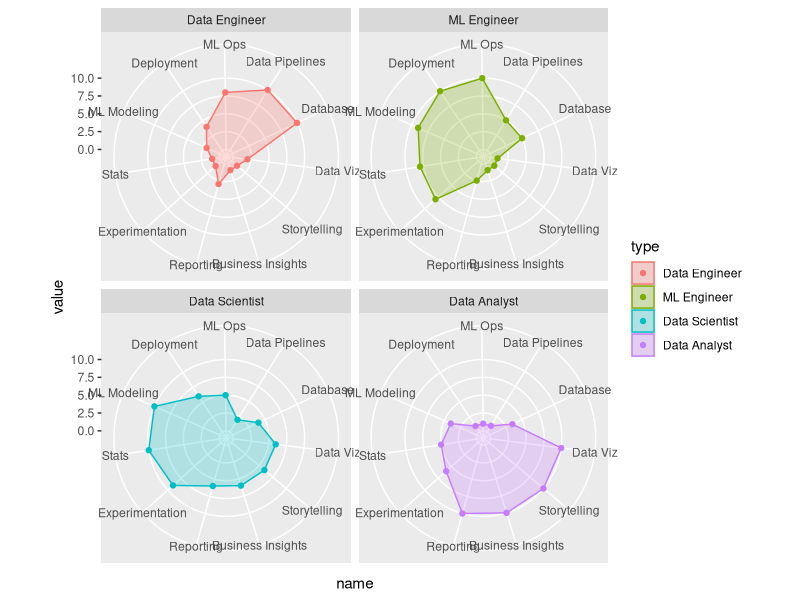
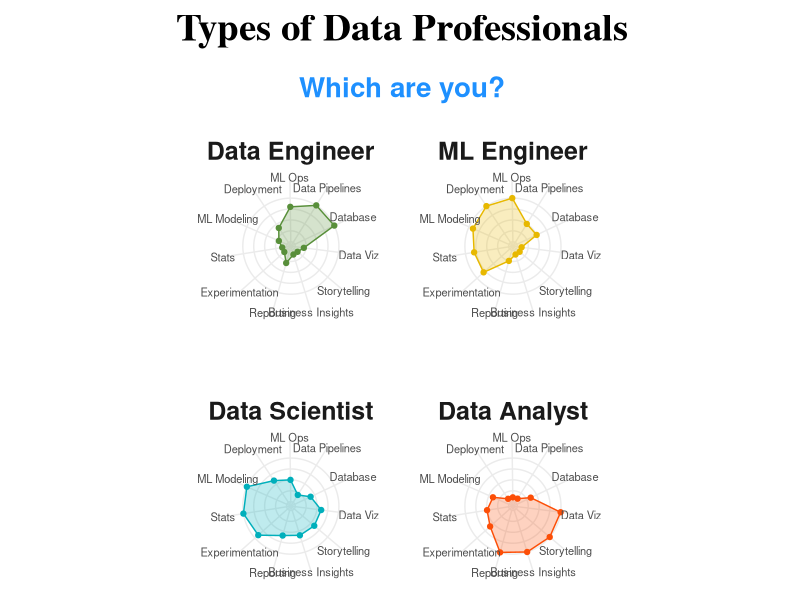
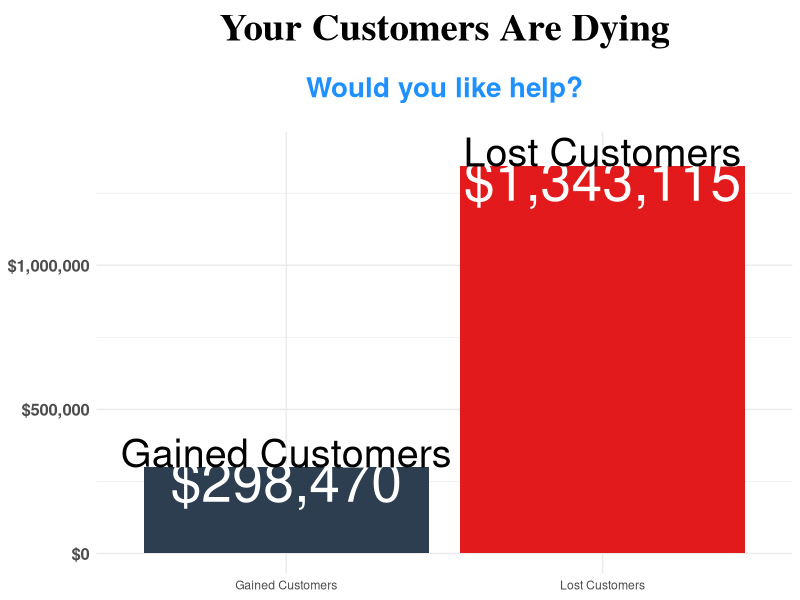

The R script that drew these images, in order:
# BUSINESS SCIENCE R TIPS ----
# R-TIP 067 | Types of data professionals visualization (radar plot) ----
#
# 👉 For Weekly R-Tips, Sign Up Here:
#    https://learn.business-science.io/r-tips-newsletter

# LIBRARIES & DATA----

library(tidyverse)
library(readxl)

types_of_data_professionals_tbl <- read_excel("067_types_of_data_professionals/data/types_of_data_professionals.xlsx")
types_of_data_professionals_tbl

# 1.0 DATA PREPARATION ----
data_prep_tbl <- types_of_data_professionals_tbl %>%
    rename(type = 1) %>%
    pivot_longer(
        cols = -type
    ) %>%
    mutate(
        type = as_factor(type),
        name = as_factor(name)
    )

data_prep_tbl

# 2.0 BASIC RADAR PLOT ----

# The trick
coord_radar <- function (theta = "x", start = 0, direction = 1, clip = "on") {
    theta <- match.arg(theta, c("x", "y"))
    r <- if (theta == "x") "y" else "x"
    ggproto("CordRadar", CoordPolar, theta = theta, r = r, start = start,
            direction = sign(direction), clip = clip,
            is_linear = function(coord) TRUE)
}


basic_radar_plot <- data_prep_tbl %>%
    ggplot(aes(name, value, group = type)) +
    geom_polygon(aes(fill = type, color = type), alpha = 0.25) +
    geom_point(aes(color = type)) +
    scale_y_continuous(limits = c(-1, 13), breaks = c(0, 2.5, 5, 7.5, 10)) +
    coord_radar(start = -0.3, clip = "off") +
    facet_wrap(~ type)

basic_radar_plot

# 3.0 DRESS UP THE RADAR PLOT ----
basic_radar_plot  +
    theme_minimal() +
    scale_fill_manual(values = c("#588f3a", "#E7B800", "#00AFBB", "#FC4E07")) +
    scale_color_manual(values = c("#588f3a", "#E7B800", "#00AFBB", "#FC4E07")) +
    labs(
        title = "Types of Data Professionals",
        subtitle = "Which are you?",
        legend = NULL,
        x = NULL,
        y = NULL
    ) +
    theme(
        plot.title = element_text(
            hjust = 0.5,
            margin = margin(t = 5, b = 20),
            size = 28,
            face = "bold",
            family = "serif"
        ),
        plot.subtitle = element_text(
            color = "dodgerblue",
            hjust = 0.5,
            margin = margin(t = 0, b = 20),
            size = 20,
            face = "bold",

        ),
        strip.text = element_text(
            size = 18,
            face = "bold",
            margin = margin(t = 5, b = 5)
        ),
        legend.position = "none",
        axis.text.y = element_blank(),
        axis.text.x = element_text(
            vjust = -1,
            size = 8
        ),
        panel.spacing = unit(50, "points"),
        panel.grid.minor = element_blank(),
        panel.grid.major.y = element_line(colour = c(rep("#ebebeb", 5), NA))
    )


# 4.0 LEARNING MORE ----
# - Do you want to become the data science expert for your organization?
# - HERE'S HOW: 10 SECRETS TO BECOMING A 6-FIGURE DATA SCIENTIST
#   https://learn.business-science.io/free-rtrack-masterclass

# BONUS VISUAL ----
data_prep_2_tbl <- tibble(
    description = "Customers",
    gained = 10,
    lost = 45,
    average_customer_lifetime_value = 29847
) %>%
    mutate(
        total_gain = gained * average_customer_lifetime_value,
        total_loss = lost * average_customer_lifetime_value
    ) %>%
    select(description, total_gain, total_loss) %>%
    pivot_longer(-description) %>%
    mutate(name = c("Gained Customers", "Lost Customers"))

data_prep_2_tbl %>%
    ggplot(aes(name, value)) +
    geom_col(aes(fill = name)) +
    geom_text(
        aes(label = scales::dollar(value)),
        nudge_y = -50000,
        size = 14,
        color = "white"
    ) +
    geom_text(
        aes(label = name),
        nudge_y = 50000,
        size = 10
    ) +
    theme_minimal() +
    scale_fill_manual(values = c("#2C3E50", "#E31A1C")) +
    scale_y_continuous(labels = scales::dollar_format()) +
    labs(
        title = "Your Customers Are Dying",
        subtitle = "Would you like help?",
        legend = NULL,
        x = NULL,
        y = NULL
    ) +
    theme(
        plot.title = element_text(
            hjust = 0.5,
            margin = margin(t = 5, b = 20),
            size = 28,
            face = "bold",
            family = "serif"
        ),
        plot.subtitle = element_text(
            color = "dodgerblue",
            hjust = 0.5,
            margin = margin(t = 0, b = 20),
            size = 20,
            face = "bold",

        ),
        axis.text.y = element_text(size = 12, face = "bold"),
        legend.position = "none",
    )
